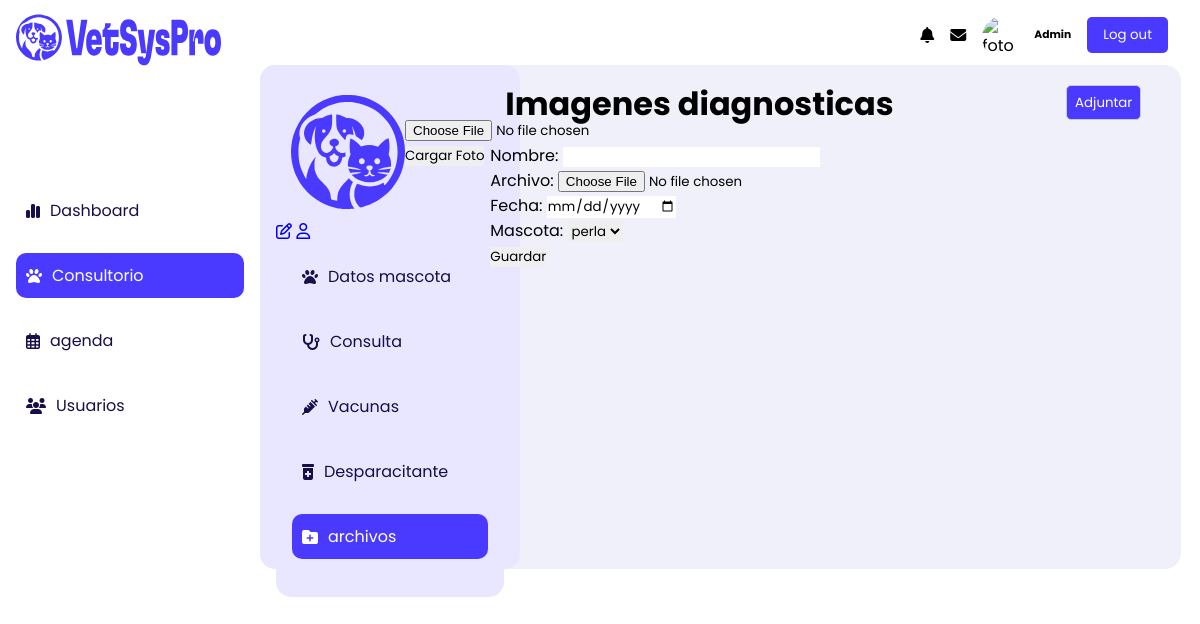
Page /listar_archivos/2/ on the earlier database version.
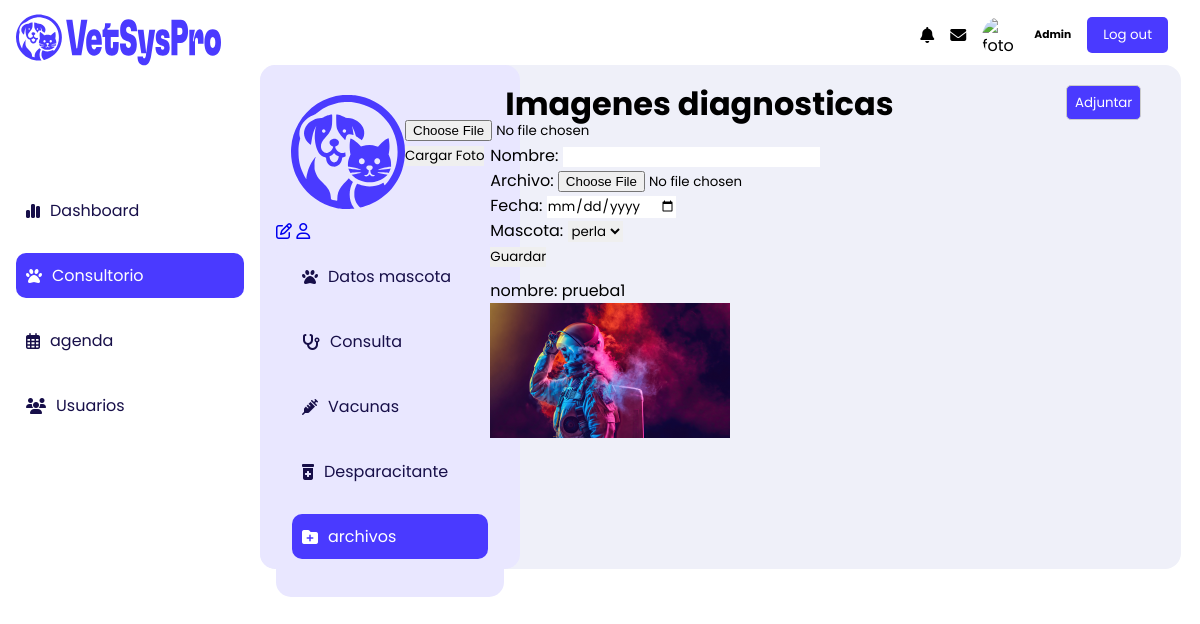
Same page on the later database version.
### Clientes_Mascotas/models.py (models this page shows, shortened)
class Mascota (models.Model):
    idMascota = models.AutoField(primary_key=True)
    foto = models.ImageField(upload_to='fotos_mascotas', null=True, blank=True)
    nombre = models.CharField(max_length=50)
    especie = models.CharField(max_length=50)
    raza = models.CharField(max_length=50)
    sexo = models.CharField(max_length=1)
    color = models.CharField(max_length=20)
    edad = models.CharField(max_length=20)
    peso = models.CharField(max_length=20)
    personalidad = models.CharField(max_length=100)
    tipoalimentacion = models.CharField(max_length=100)
    cantidadAlimento = models.CharField(max_length=100)
    frecuenciaAlimentacion = models.CharField(max_length=100)
    frecuenciaBano = models.CharField(max_length=100)
    antecedentesClinicos = models.CharField( max_length=100,null=True)
    propietario = models.ForeignKey(Propietario, on_delete=models.CASCADE)
    EstadoReproductivo = models.ForeignKey(EstadoReproductivo, on_delete=models.CASCADE)

### Historiales_clinicos/models.py (models this page shows, shortened)
class ArchivoMascota(models.Model):
    fecha = models.DateField(default=date.today)
    nombre = models.CharField(max_length=100)
    archivo = models.FileField(upload_to='archivos_mascotas')
    mascota = models.ForeignKey(Mascota, on_delete=models.CASCADE)

### Historiales_clinicos/views.py (the view)
# urls.py: path('listar_archivos/<int:idMascota>/', views.listar_archivos, name='listar_archivos'),
def listar_archivos(request, idMascota):
    mascota = Mascota.objects.get(idMascota=idMascota)
    current_page = "consultorio"
    current_page2 = "listar_archivos"
    archivos = ArchivoMascota.objects.filter(mascota=mascota)
    return render(request, 'archivos.html', {'mascota': mascota, 'current_page': current_page, 'current_page2': current_page2, 'archivos': archivos})

### Historiales_clinicos/templates/archivos.html (shortened to what this page needs)
{% extends "layouts/base.html" %}
{% load static %}
{% block styles %}
<link rel="stylesheet" href="{% static 'styles/sidebar.css' %}">
<link rel="stylesheet" href="{% static 'styles/sidebar_Mascota.css' %}">
<link rel="stylesheet" href="{% static 'styles/galeria.css' %}">
{% endblock styles %}
{% block content %}
    {% include "layouts/partials/sidebar.html" %}
    <main class="main">
        <div class="container">
            {% include "layouts/partials/sidebar__mascota.html" %}
            <div class="container__principal">
                <div class="div__head">
                    <h1>Imagenes diagnosticas</h1>
                    <button class="div__btn" id="file-upload-button">Adjuntar</button>
                </div>
                <form method="post" enctype="multipart/form-data" action="/cargar_archivo/">
                    <div class="form-group">
                        <label for="id_nombre">Nombre:</label>
                        <input type="text" class="form-control" id="id_nombre" name="nombre">
                    </div>
                    <div class="form-group">
                        <label for="id_archivo">Archivo:</label>
                        <input type="file" class="form-control-file" id="id_archivo" name="archivo">
                    </div>
                    <div class="form-group">
                        <label for="id_fecha">Fecha:</label>
                        <input type="date" class="form-control" id="id_fecha" name="fecha">
                    </div>
                    <div class="form-group">
                        <label for="id_mascota">Mascota:</label>
                        <select class="div__input" name="mascota" id="idMascota">
                            <option value="{{ mascota.idMascota }}">{{ mascota.nombre }}</option>
                        </select>
                    </div>
                    <button type="submit" class="btn btn-primary">Guardar</button>
                </form>
                <div class="img__galeria">
                    {% for archivo in archivos %}
                    <div>
                        <spam>nombre: {{ archivo.nombre }}</spam><br>
                        <img src="{{ archivo.archivo.url }}" onclick="openImg(this.src)" alt="{{ archivo.nombre }}">
                    </div>
                    {% endfor %}
                </div>
            </div>
        </div>
    </main>
{% endblock %}

### VetSysPro/templates/layouts/base.html (shortened to what this page needs)
{% load static %}
<!DOCTYPE html>
<html lang="es">
<head>
    {% block styles %}{% endblock styles%}
</head>
<body>
    {% block content %}{% endblock content %}
</body>
</html>

### VetSysPro/templates/layouts/partials/sidebar.html (shortened to what this page needs)
{% load static %}
{% block stylesheets %}
<link rel="stylesheet" href="{%  static 'styles/sidebar.css' %}">
<link rel="stylesheet" href="{% static "styles/logout.css" %}">
{% endblock stylesheets %}
<nav class="nav">
    <div class="nav__container">
        <div class="user__container">
            <div>
                <i class="fa-solid fa-bell"></i>
            </div>
            <div>
                <i class="fa-solid fa-envelope"></i>
            </div>
            <div class="user__img--container">
                <img class="user__img" src="{%  static 'assets/fotojpg.jpg' %}" alt="foto">
            </div>
            <div class="user__details">
                <h6 class="user__role" >Admin</h6>
            </div>
            <div>
                <form action="{% url 'logout' %}" method="post" class="logout-form">
                    <button type="submit" class="logout-button">Log out</button>
                </form>
            </div>
        </div>
    </div>
</nav>
<aside class="aside">
    <header class="aside__header">
        <img class="header__img" src="{%  static 'assets/logo.svg' %}" alt="logo">
    </header>
    <nav class="aside__nav">
        <a class="nav__a boton {% if current_page == 'dashboard' %}selected{% endif %}" href="{% url "dashboard" %}">
            <i class="fa-solid fa-chart-simple"></i>
            <h3 class="nav__h3" >Dashboard</h3>
        </a>
        <a class="nav__a boton  {% if current_page == 'consultorio' %}selected{% endif %}" href="{% url "consultorio" %} ">
            <i class="fa-solid fa-paw"></i>
            <h3 class="nav__h3">Consultorio</h3>
        </a>
        <a  class="nav__a boton" href="#">
            <i class="fa-regular fa-calendar-days"></i>
            <h3 class="nav__h3" >agenda</h3>
        </a>
        <a  class="nav__a boton" href="#">
            <i class="fa-solid fa-users"></i>
            <h3 class="nav__h3">Usuarios</h3>
        </a>
    </nav>
</aside>

### Historiales_clinicos/templates/layouts/partials/sidebar__mascota.html (shortened to what this page needs)
{% load static %}
<div class="container__sidebar">
    <aside class="aside__mascota">
        <header class="aside__header">
            <div class="container__foto">
                {% if mascota.foto %}
                <img class="perfil__img" src="{{ mascota.foto.url }}" alt="{{ mascota.nombre }}">
                {% else %}
                <img class="perfil__img" src="{% static 'assets/logo2.svg' %}" alt="Foto de mascota predeterminada">
                {% endif %}
                <form action="{% url 'guardar_archivo_mascota' %}" method="post" enctype="multipart/form-data">
                    <input type="file" name="archivo" accept="image/*">
                    <button type="submit">Cargar Foto</button>
                </form>
            </div>
            <div class="opciones__mascota">
                <a href="#"><i class="fa-regular fa-pen-to-square"></i></a>
                <a href="/Perfil_propietario/{{ mascota.propietario.documento }}"><i class="fa-regular fa-user"></i></a>
            </div>
        </header>
        <nav class="aside__mascota">
            <a  class="nav__a boton {% if current_page2 == 'vista__mascota' %}selected{% endif %}" href="/vista__mascota/{{ mascota.idMascota }}/" >
                <i class="fa-solid fa-paw"></i>
                <h3 class="nav__h3">Datos mascota</h3>
            </a>
            <a  class="nav__a boton {% if current_page2 == 'listar_consulta' %}selected{% endif %} " href="/listar_consulta/{{ mascota.idMascota }}/">
                <i class="fa-solid fa-stethoscope"></i>
                <h3 class="nav__h3">Consulta</h3>
            </a>
            <a  class="nav__a boton {% if current_page2 == 'listar_vacunas' %}selected{% endif %}" href="/listar_vacunas/{{ mascota.idMascota }}/">
                <i class="fa-solid fa-syringe"></i>
                <h3 class="nav__h3" >Vacunas</h3>
            </a>
           <a  class="nav__a boton"  {% if current_page2 == 'listar_desparacitantes' %}selected{% endif %} href="/listar_desparasitantes/{{ mascota.idMascota }}/">
                <i class="fa-solid fa-prescription-bottle-medical"></i>
                <h3 class="nav__h3">Desparacitante</h3>
            </a>
            <a  class="nav__a boton {% if current_page2 == 'listar_archivos' %}selected{% endif %}" href="/listar_archivos/{{ mascota.idMascota }}/">
                <i class="fa-solid fa-folder-plus"></i>
                <h3 class="nav__h3">archivos</h3>
            </a>
        </nav>
    </aside>
</div>

### VetSysPro/static/styles/sidebar.css (style rules this page uses)
:root { --primary-color: #4a3aff; --Secondary-1: #170F49; --neutral--300:#EFF0F9; --blanco:#FFFFFF; --negro:#000000; --fuente-200: 200; --fuente-400: 400; --fuente-600: 600; }
* { margin: 0; padding: 0; border: 0; box-sizing: border-box; font-family: 'Poppins', sans-serif; scrollbar-width: thin; scrollbar-color: var(--primary-color) var(--blanco); }
body { flex-direction: row; background-color: var(--blanco); }

### Historiales_clinicos/static/styles/sidebar_Mascota.css (style rules this page uses)
:root { --primary-color: #4A3AFF; --Secondary-1: #170F49; --neutral--300:#EFF0F9; --blanco:#FFFFFF; --negro:#000000; --fuente-200: 200; --fuente-400: 400; --fuente-600: 600; }
* { margin: 0; padding: 0; border: 0; box-sizing: border-box; font-family: 'Poppins', sans-serif; scrollbar-width: thin; scrollbar-color: var(--primary-color) var(--blanco); }
body { flex-direction: row; background-color: var(--blanco); }

### VetSysPro/static/styles/logout.css (style rules this page uses)
.logout-form { display: flex; align-items: center; }
.logout-button { background-color: #4a3aff; color: #fff; border: none; padding: 8px 16px; border-radius: 5px; cursor: pointer; transition: background-color 0.3s; }

Differences in the rows shown:
added ArchivoMascota: nombre "prueba1", archivo (picture)
